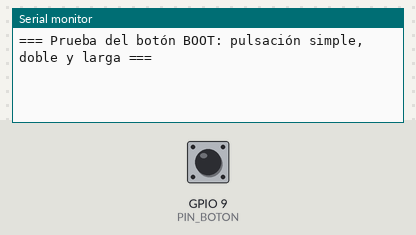
Recording of a sketch running on a simulated ESP32-C3. On the bench: the last lines printed to the serial monitor. The test bench sets the inputs (shaded band); at power-on: GPIO 9 (PIN_BOTON) HIGH.

Above: at 2.7 s.
2.8 s: GPIO 9 (PIN_BOTON) pulled LOW for 0.15 s
At 4.0 s:
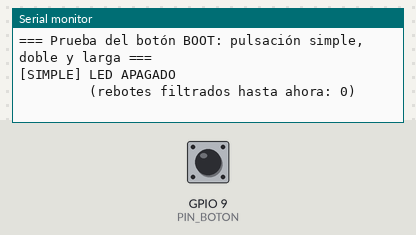
4.7 s: GPIO 9 (PIN_BOTON) pulled LOW for 1 s
At 6.3 s:
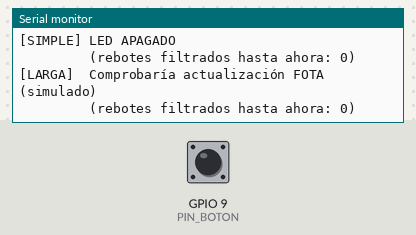
7.2 s: GPIO 9 (PIN_BOTON) pulsed LOW 2 times (0.12 s each, 0.3 s apart)
At 8.7 s:
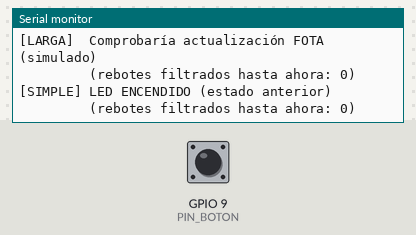
9.4 s: GPIO 9 (PIN_BOTON) pulsed LOW 5 times (0.12 s each, 0.3 s apart)
At 12.4 s:
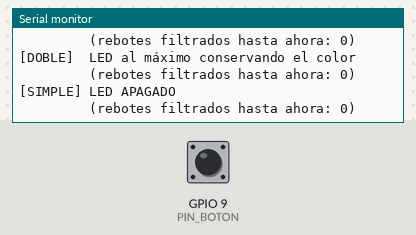

The sketch:

BotonBoot.ino
```cpp
/*
  ============================================================================
  ETAPA 2 - PRUEBA 06: BOTÓN BOOT - PULSACIÓN SIMPLE, DOBLE Y LARGA
  ============================================================================
  Lo que pide el enunciado para el botón BOOT (GPIO9, INPUT_PULLUP):
   - Pulsación SIMPLE : el LED alterna entre apagado y su estado anterior
   - Pulsación DOBLE  : el LED al máximo conservando el color
   - Pulsación LARGA  : comprobar actualización (FOTA). Aquí solo se simula
   - Antirrebote por software

  Funcionamiento (máquina de estados en una tarea FreeRTOS que muestrea cada 5 ms):
   - Antirrebote: un cambio solo cuenta si la lectura se mantiene 30 ms.
   - LARGA: se detecta en cuanto se llevan 1000 ms pulsado (sin esperar a soltar).
   - DOBLE: segunda pulsación antes de 300 ms desde que se soltó la primera.
   - SIMPLE: se confirma cuando pasan 300 ms sin segunda pulsación.
  Muestra también cuántos rebotes se han filtrado.

  Monitor serie a 115200.
  ============================================================================
*/
#include <Arduino.h>

// ---------------- CONFIGURACIÓN ----------------
const int      PIN_BOTON      = 9;    // BOOT: GPIO9 en ESP32-C3 (0 en ESP32 clásico)
const uint32_t ANTIRREBOTE_MS = 30;
const uint32_t LARGA_MS       = 1000;
const uint32_t DOBLE_MS       = 300;

enum TipoPulsacion : uint8_t { SIMPLE, DOBLE, LARGA };
QueueHandle_t colaPulsaciones;
volatile uint32_t rebotesFiltrados = 0;

// ---------- LED RGB integrado ----------
uint8_t colorR = 0, colorG = 40, colorB = 60;   // color "programado"
uint8_t brillo = 30;                            // 0..100
bool    ledEncendido = true;

void aplicarLed() {
  uint8_t r = 0, g = 0, b = 0;
  if (ledEncendido) {
    r = colorR * brillo / 100; g = colorG * brillo / 100; b = colorB * brillo / 100;
  }
#ifdef RGB_BUILTIN
#if ESP_ARDUINO_VERSION_MAJOR >= 3
  rgbLedWrite(RGB_BUILTIN, r, g, b);
#else
  neopixelWrite(RGB_BUILTIN, r, g, b);
#endif
#endif
}

// ---------- Máquina de estados del botón ----------
void tareaBoton(void *) {
  enum Estado { REPOSO, PULSADO, ESPERA_DOBLE, SEGUNDA, ESPERA_SOLTAR } estado = REPOSO;
  bool lecturaAnterior = HIGH, estable = HIGH;
  uint32_t tLectura = 0, tEstado = 0;

  while (true) {
    uint32_t ahora = millis();
    bool lectura = digitalRead(PIN_BOTON);

    // --- Antirrebote ---
    if (lectura != lecturaAnterior) {
      if (ahora - tLectura < ANTIRREBOTE_MS) rebotesFiltrados++;
      lecturaAnterior = lectura;
      tLectura = ahora;
    }
    bool cambio = false;
    if (lectura != estable && ahora - tLectura >= ANTIRREBOTE_MS) { estable = lectura; cambio = true; }
    bool pulsado = (estable == LOW);
    TipoPulsacion p;

    // --- Estados ---
    switch (estado) {
      case REPOSO:
        if (cambio && pulsado) { estado = PULSADO; tEstado = ahora; }
        break;
      case PULSADO:                                   // primera pulsación en curso
        if (ahora - tEstado >= LARGA_MS) { p = LARGA; xQueueSend(colaPulsaciones, &p, 0); estado = ESPERA_SOLTAR; }
        else if (cambio && !pulsado) { estado = ESPERA_DOBLE; tEstado = ahora; }
        break;
      case ESPERA_DOBLE:                              // soltado: ¿llega una segunda?
        if (cambio && pulsado) { p = DOBLE; xQueueSend(colaPulsaciones, &p, 0); estado = SEGUNDA; }
        else if (ahora - tEstado >= DOBLE_MS) { p = SIMPLE; xQueueSend(colaPulsaciones, &p, 0); estado = REPOSO; }
        break;
      case SEGUNDA:
      case ESPERA_SOLTAR:                             // esperar a que suelte para volver al reposo
        if (cambio && !pulsado) estado = REPOSO;
        break;
    }
    vTaskDelay(pdMS_TO_TICKS(5));
  }
}

// ---------- Acciones de cada pulsación ----------
void tareaAcciones(void *) {
  TipoPulsacion p;
  while (true) {
    if (xQueueReceive(colaPulsaciones, &p, portMAX_DELAY) != pdTRUE) continue;
    switch (p) {
      case SIMPLE:
        ledEncendido = !ledEncendido;
        Serial.printf("[SIMPLE] LED %s\n", ledEncendido ? "ENCENDIDO (estado anterior)" : "APAGADO");
        break;
      case DOBLE:
        ledEncendido = true;
        brillo = 100;
        Serial.println("[DOBLE]  LED al máximo conservando el color");
        break;
      case LARGA:
        Serial.println("[LARGA]  Comprobaría actualización FOTA (simulado)");
        break;
    }
    aplicarLed();
    Serial.printf("         (rebotes filtrados hasta ahora: %lu)\n", rebotesFiltrados);
  }
}

void setup() {
  Serial.begin(115200);
  delay(1500);
  pinMode(PIN_BOTON, INPUT_PULLUP);
  aplicarLed();

  colaPulsaciones = xQueueCreate(8, sizeof(TipoPulsacion));
  xTaskCreate(tareaBoton,    "boton",    2048, nullptr, 3, nullptr);
  xTaskCreate(tareaAcciones, "acciones", 3072, nullptr, 2, nullptr);

  Serial.println("\n=== Prueba del botón BOOT: pulsación simple, doble y larga ===");
#ifndef RGB_BUILTIN
  Serial.println("AVISO: esta placa no tiene LED RGB integrado; solo se verán los mensajes.");
#endif
}

void loop() {
  vTaskDelete(nullptr);
}
```

Measured:
- after the input at 2.8 s, the serial monitor: prints a new line after 0.49 s (image 1)
- after the input at 4.7 s, the serial monitor: prints a new line after 1.0 s (image 2)
- after the input at 7.2 s, the serial monitor: prints a new line after 0.75 s (image 3)
- after the input at 9.4 s, the serial monitor: prints a new line after 0.33 s (image 4)
